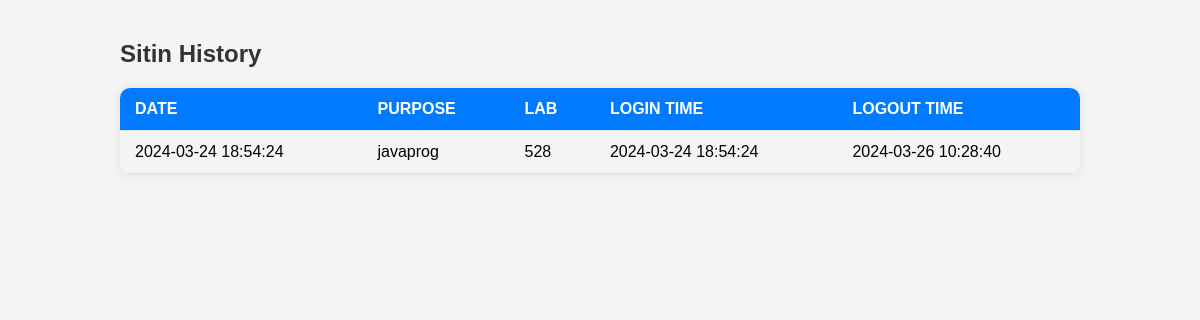
The page /stud-history.php (signed in) on the database its author committed.
### tables this page shows
CREATE TABLE `sitin` (
  `sitin_id` int(11) NOT NULL,
  `student_id` int(11) NOT NULL,
  `purpose` varchar(100) NOT NULL,
  `lab` varchar(100) NOT NULL,
  `login_time` timestamp NOT NULL DEFAULT current_timestamp(),
  `logout_time` timestamp NOT NULL DEFAULT current_timestamp()
);

### stud-history.php (the view, shortened to what this page needs)
<?php
$servername = "localhost";
$username = "root";
$password = "";
$dbname = "eyacdb";
$conn = mysqli_connect($servername, $username, $password, $dbname);
$user = $_SESSION['user'];
$student_id = $user['accinfo_id'];
$sql = "SELECT * FROM sitin WHERE student_id = $student_id";
$result = mysqli_query($conn, $sql);
$sitin_records = array();
if (mysqli_num_rows($result) > 0) {
    while($row = mysqli_fetch_assoc($result)) {
        $sitin_records[] = $row;
    }
}
?>
<!DOCTYPE html>
<html>
<head>
</head>
<body>
<div class="container">
  <h2>Sitin History</h2>
  <?php if (!empty($sitin_records)): ?>
  <table>
    <thead>
      <tr>
        <th>Date</th>
        <th>Purpose</th>
        <th>Lab</th>
        <th>Login Time</th>
        <th>Logout Time</th>
      </tr>
    </thead>
    <tbody>
      <?php foreach ($sitin_records as $record): ?>
      <tr>
        <td><?php echo $record['login_time']; ?></td>
        <td><?php echo $record['purpose']; ?></td>
        <td><?php echo $record['lab']; ?></td>
        <td><?php echo $record['login_time']; ?></td>
        <td><?php echo $record['logout_time']; ?></td>
      </tr>
      <?php endforeach; ?>
    </tbody>
  </table>
  <?php else: ?>
  <p>No sitin records found.</p>
  <?php endif; ?>
</div>
</body>
</html>

### stud-history.php (style rules this page uses)
body { font-family: Arial, sans-serif; background-color: #f4f4f4; margin: 0; padding: 0; }
.container { width: 80%; margin: auto; padding: 20px; }
h2 { color: #333; }
table { width: 100%; border-collapse: collapse; margin-bottom: 1rem; border-radius: 10px; overflow: hidden; box-shadow: 0 0 10px rgba(0, 0, 0, 0.1); }
th, td { padding: 12px 15px; text-align: left; border-bottom: 1px solid #dee2e6; }
th { background-color: #007bff; color: #fff; font-weight: bold; text-transform: uppercase; }

### rows shown on the page
sitin: login_time "2024-03-24 18:54:24", purpose "javaprog", lab "528", logout_time "2024-03-26 10:28:40"
